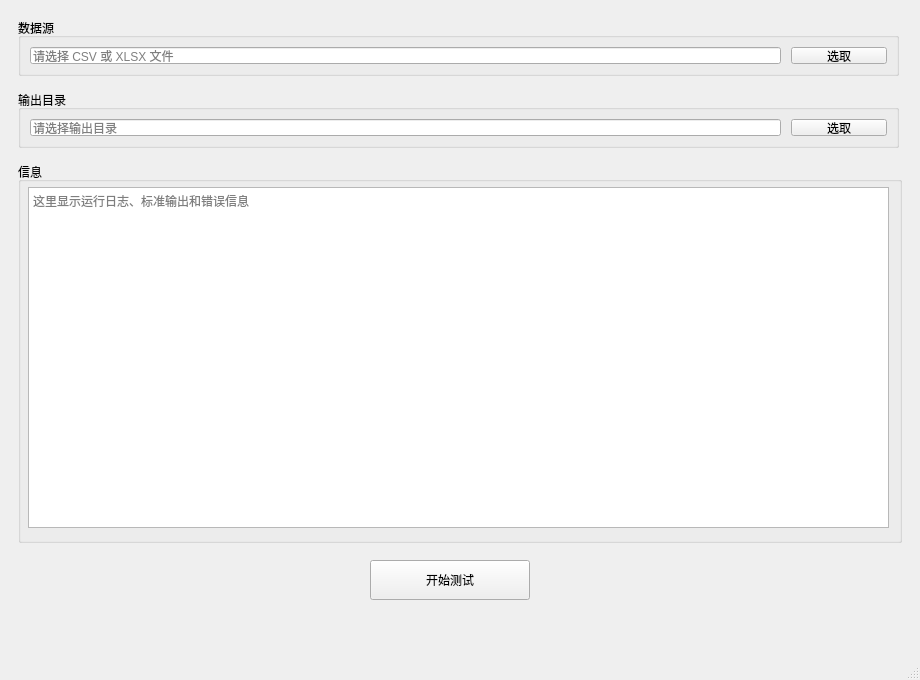
<?xml version="1.0" encoding="UTF-8"?>
<ui version="4.0">
 <class>MainWindow</class>
 <widget class="QMainWindow" name="MainWindow">
  <property name="geometry">
   <rect>
    <x>0</x>
    <y>0</y>
    <width>920</width>
    <height>680</height>
   </rect>
  </property>
  <property name="windowTitle">
   <string>AICheck</string>
  </property>
  <widget class="QWidget" name="centralwidget">
   <widget class="QGroupBox" name="groupBoxDataSource">
    <property name="geometry">
     <rect>
      <x>18</x>
      <y>18</y>
      <width>881</width>
      <height>58</height>
     </rect>
    </property>
    <property name="title">
     <string>数据源</string>
    </property>
    <layout class="QHBoxLayout" name="horizontalLayoutDataSource">
     <property name="spacing">
      <number>10</number>
     </property>
     <item>
      <widget class="QLineEdit" name="lineEditDataSourcePath">
       <property name="placeholderText">
        <string>请选择 CSV 或 XLSX 文件</string>
       </property>
      </widget>
     </item>
     <item>
      <widget class="QPushButton" name="pushButtonBrowseDataSource">
       <property name="minimumSize">
        <size>
         <width>96</width>
         <height>0</height>
        </size>
       </property>
       <property name="text">
        <string>选取</string>
       </property>
      </widget>
     </item>
    </layout>
   </widget>
   <widget class="QGroupBox" name="groupBoxOutputDir">
    <property name="geometry">
     <rect>
      <x>18</x>
      <y>90</y>
      <width>881</width>
      <height>58</height>
     </rect>
    </property>
    <property name="title">
     <string>输出目录</string>
    </property>
    <layout class="QHBoxLayout" name="horizontalLayoutOutputDir">
     <property name="spacing">
      <number>10</number>
     </property>
     <item>
      <widget class="QLineEdit" name="lineEditOutputDirPath">
       <property name="placeholderText">
        <string>请选择输出目录</string>
       </property>
      </widget>
     </item>
     <item>
      <widget class="QPushButton" name="pushButtonBrowseOutputDir">
       <property name="minimumSize">
        <size>
         <width>96</width>
         <height>0</height>
        </size>
       </property>
       <property name="text">
        <string>选取</string>
       </property>
      </widget>
     </item>
    </layout>
   </widget>
   <widget class="QGroupBox" name="groupBoxStdInfo">
    <property name="geometry">
     <rect>
      <x>18</x>
      <y>162</y>
      <width>884</width>
      <height>381</height>
     </rect>
    </property>
    <property name="title">
     <string>信息</string>
    </property>
    <widget class="QPlainTextEdit" name="plainTextEditStdInfo">
     <property name="geometry">
      <rect>
       <x>10</x>
       <y>25</y>
       <width>861</width>
       <height>341</height>
      </rect>
     </property>
     <property name="readOnly">
      <bool>true</bool>
     </property>
     <property name="placeholderText">
      <string>这里显示运行日志、标准输出和错误信息</string>
     </property>
    </widget>
   </widget>
   <widget class="QPushButton" name="pushButtonStartTest">
    <property name="geometry">
     <rect>
      <x>370</x>
      <y>560</y>
      <width>160</width>
      <height>40</height>
     </rect>
    </property>
    <property name="minimumSize">
     <size>
      <width>160</width>
      <height>40</height>
     </size>
    </property>
    <property name="text">
     <string>开始测试</string>
    </property>
   </widget>
  </widget>
  <widget class="QMenuBar" name="menubar">
   <property name="geometry">
    <rect>
     <x>0</x>
     <y>0</y>
     <width>920</width>
     <height>21</height>
    </rect>
   </property>
  </widget>
  <widget class="QStatusBar" name="statusbar"/>
 </widget>
 <resources/>
 <connections/>
</ui>
